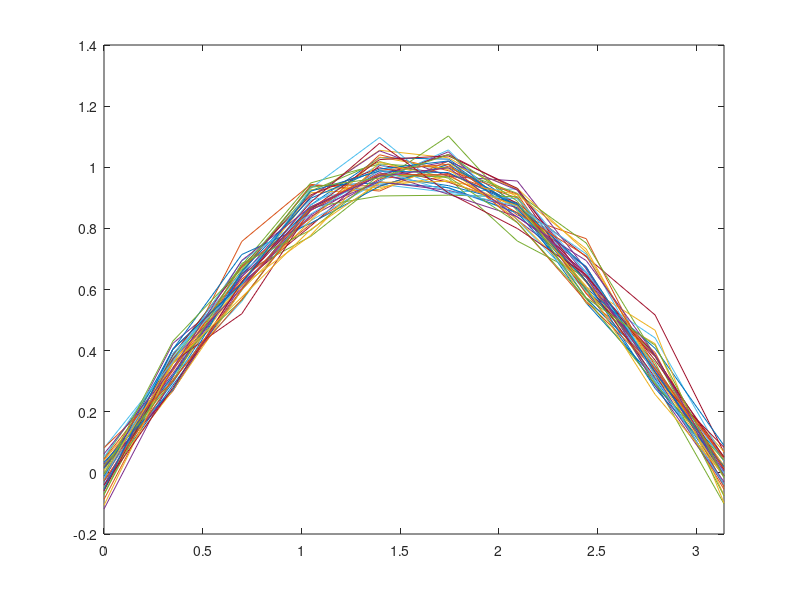

The MATLAB script that drew this image: (Note: this script raises an error after producing the figure.)
clear all;

%Output data
O = 1; %Number of dimensions
T = 10; %Time series length
nex = 40; %Number of examples
x = linspace(0, pi, T);
data = sin(x);
data = repmat(data, [1 1 nex]);
noise = randn(O, T, nex) * 0.05;
trainSplit = 20;

data = data + noise;

%plot data
for i = 1:nex
    plot(x, data(1, :, i));
    hold on
end
xlim([0, pi]);

M = 2; %Number of Gaussians
Q = 50; %Number of states

model = bcf.models.HMM(Q, M);
model.train(data(:, :, 1:trainSplit));

model.calculateNoiseDistribution(data(:, :, trainSplit));

%Modify and test transition matrix
%model.transmat(model.transmat < 0.005) = 0.005;
%model.transmat = normalize(model.transmat, 2);
model.prior(model.prior < 0.01) = 0.01;
model.prior = normalize(model.prior);

output = data(:, :, trainSplit + 1:end);
for i = 1:size(output, 3)
    output(:, :, i) = model.forecastAll(output(:, :, i), 6, 'window', 1);
end

for i = 1:size(output, 3)
    plot(x, [data(:, :, trainSplit + i); output(:, :, i)]);
    hold on
end

%Test noisy data
% noisy = sin(x);
% noisy = noisy + randn(O, T, 1) * 0.3;
% 
% noisyOut = model.forecastAll(noisy, 1);
% 
% plot(x, [noisy; noisyOut]);
